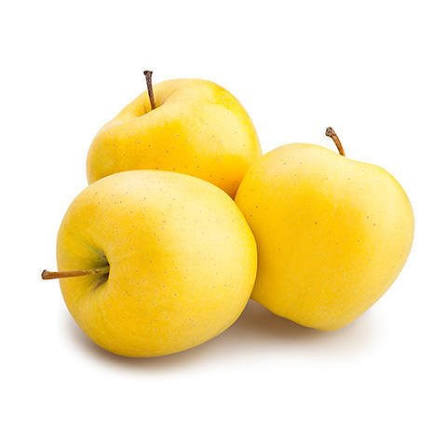
#> input picture Hafta2/Ders4/elma2.jpg, 447 x 447 px
$ python resimbirlestirme.py
#> lines starting #> are read from the running program, lines starting #| are printed output that depends on the picture
import cv2 as cv
import numpy as np

img1 = cv.imread("elma2.jpg")
#> img1 is the input picture: shape (447, 447, 3); mean B, G, R 185, 233.1, 247.8
img2 = cv.imread("elma1.jpg")
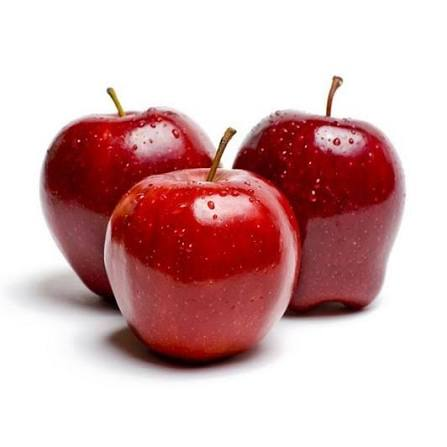
#> input picture Hafta2/Ders4/elma1.jpg, 447 x 447 px
#> img2 is the input picture: shape (447, 447, 3); mean B, G, R 179.1, 178.5, 214.1

cv.imshow("Elma1", img1)
cv.imshow("Elma2", img2)

horizontal = np.hstack((img1, img2))
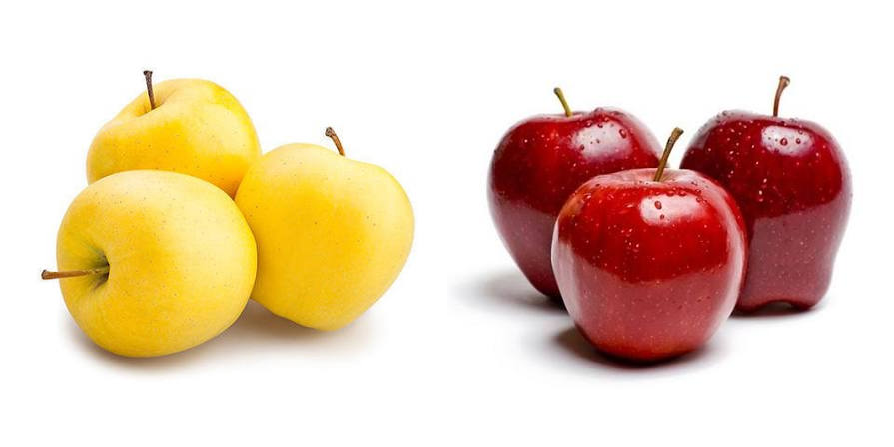
#> horizontal: shape (447, 894, 3); mean B, G, R 182.1, 205.8, 230.9
cv.imshow("Birlestirilmis Goruntu", horizontal)

cv.waitKey(0)
cv.destroyAllWindows()
